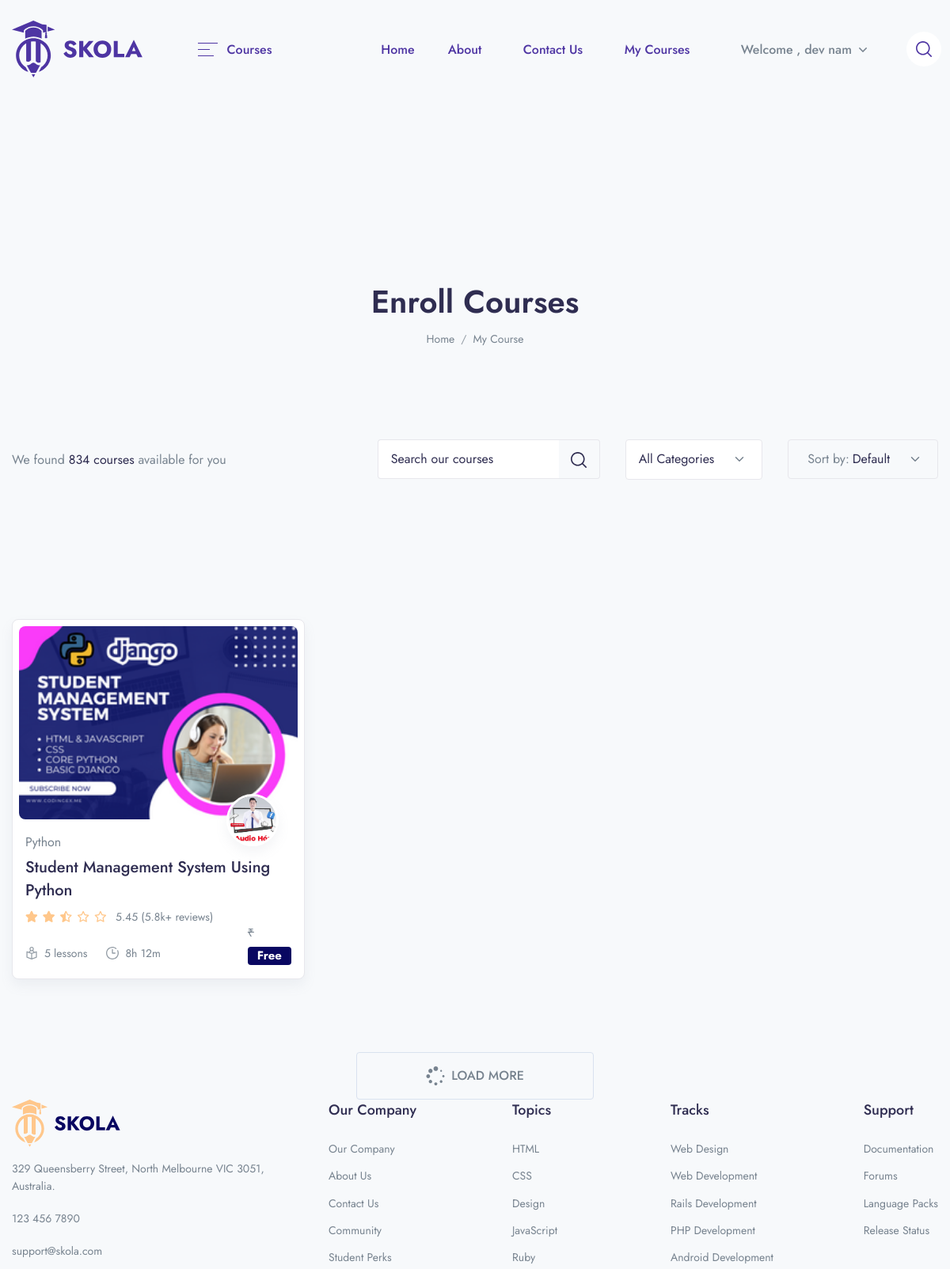
Before: /my-course/ (signed in, upper part) with the older database file.
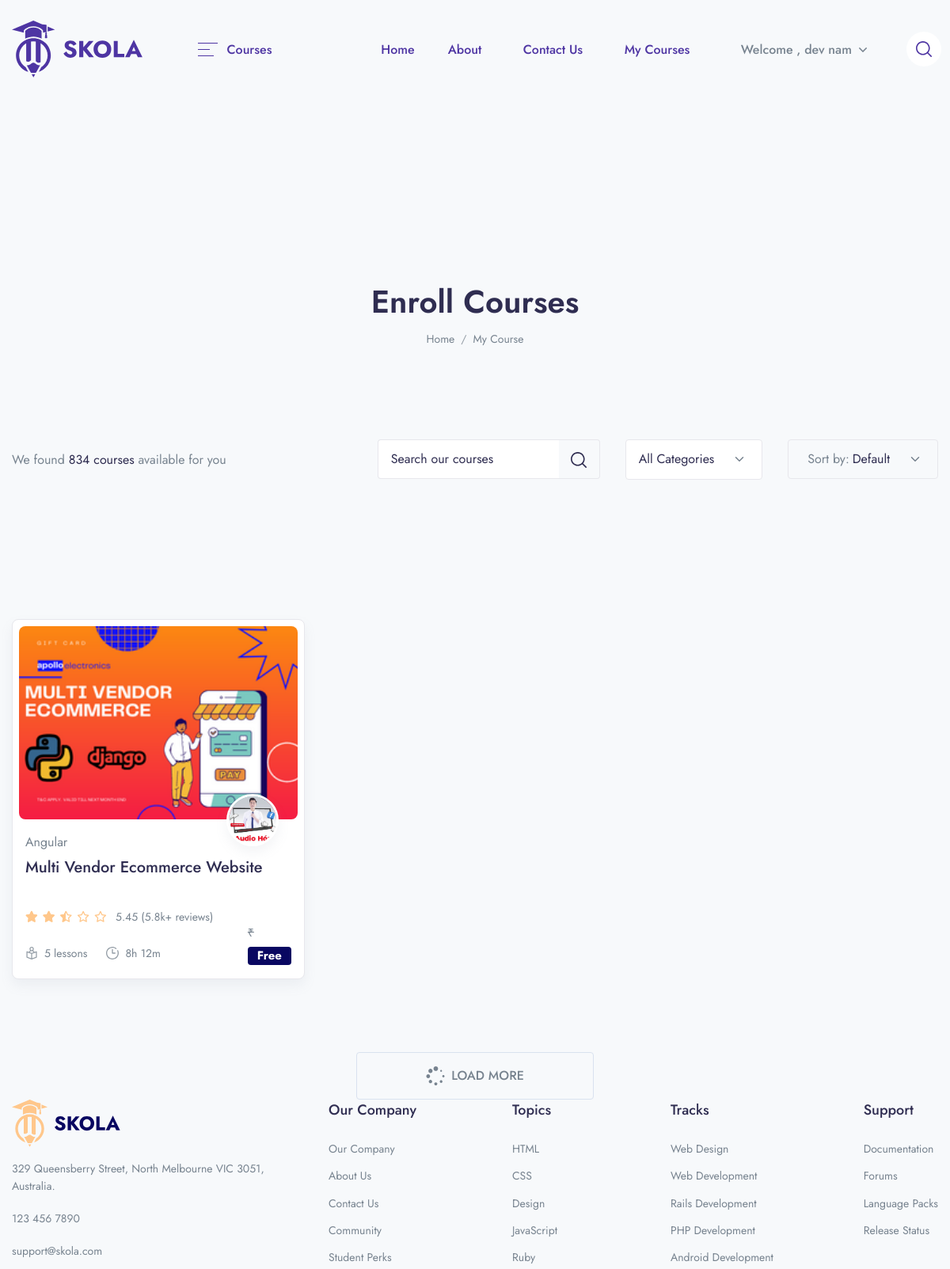
After: the same page with the newer database file.
### app/models.py (models this page shows, shortened)
class UserCource(models.Model):
    user = models.ForeignKey(User,on_delete=models.CASCADE)
    course = models.ForeignKey(Course,on_delete=models.CASCADE)
    paid = models.BooleanField(default=0)
    date = models.DateTimeField(auto_now_add=True)

class Course(models.Model):
    STATUS = (
        ('PUBLISH','PUBLISH'),
        ('DRAFT', 'DRAFT'),
    )
    featured_image = models.ImageField(upload_to="Media/featured_img",null=True)
    featured_video = models.CharField(max_length=300,null=True)
    title = models.CharField(max_length=500)
    created_at = models.DateField(auto_now_add=True)
    author = models.ForeignKey(Author,on_delete=models.CASCADE,null=True)
    category = models.ForeignKey(Categories,on_delete=models.CASCADE)
    level = models.ForeignKey(Level,on_delete=models.CASCADE,null=True)
    description = models.TextField()
    price = models.IntegerField(null=True,default=0)
    discount = models.IntegerField(null=True)
    language = models.ForeignKey(Language,on_delete=models.CASCADE, null=True)
    Deadline = models.CharField(max_length=100,null=True)
    slug = models.SlugField(default='', max_length=500, null=True, blank=True)
    status = models.CharField(choices=STATUS,max_length=100,null=True)
    Certificate = models.CharField(null=True,max_length=100)

class Author(models.Model):
    author_profile = models.ImageField(upload_to="Media/author")
    name = models.CharField(max_length=100, null=True)
    about_author = models.TextField()

class Categories(models.Model):
    icon = models.CharField(max_length=200,null=True)
    name = models.CharField(max_length=200)

### LMS/views.py (the view)
# urls.py: path('my-course/', views.MY_COURSE, name="my_course"),
def MY_COURSE(request):
    course = UserCource.objects.filter(user=request.user)
    context = {
        'course': course,
    }
    return render(request, 'course/my_course.html', context)

### templates/course/my_course.html (shortened to what the changed rows need)
{% extends 'base.html' %}
{% load course_tags %}
{% block content %}
    <header class="py-8 py-md-11" style="background-image: none;">
        <div class="container text-center py-xl-2">
            <h1 class="display-4 fw-semi-bold mb-0">Enroll Courses</h1>
        </div>
    </header>
    <div class="container pb-4 pb-xl-7">
        <div class="row row-cols-md-2 row-cols-xl-3 mb-6 mb-xl-3">
                            {% for i in course %}
                    <div class="col-12 col-md-6 col-xl-4 col-wd-3 pb-4 pb-md-7"
                         style="padding-right:15px;padding-left:15px;">
                        <div class="card border shadow p-2 rounded-lg sk-fade">
                            <div class="card-zoom position-relative">
                                <a href="{{i.get_absolute_url}}" class="card-img sk-thumbnail img-ratio-9 d-block">
                                    <img class="rounded shadow-light-lg" src="/{{i.course.featured_image}}" alt="...">
                                </a>
                            </div>
                            <div class="card-footer px-2 pb-2 mb-1 pt-4 position-relative">
                                <a href="{{i.get_absolute_url}}" class="d-block">
                                    <div class="avatar avatar-xl badge-float position-absolute top-0 right-0 mt-n6 me-5 rounded-circle shadow border border-white border-w-lg">
                                        <img src="/{{i.course.author.author_profile}}" alt="..."
                                             class="avatar-img rounded-circle">
                                    </div>
                                </a>
                                <a href="course-single-v5.html"><span class="mb-1 d-inline-block text-gray-800">{{i.course.category.name}}</span></a>
                                <div class="position-relative">
                                    <a href="{{i.get_absolute_url}}" class="d-block stretched-link"><h4
                                            class="line-clamp-2 h-md-48 h-lg-58 me-md-6 me-lg-10 me-xl-4 mb-2">
                                        {{i.course.title}}</h4></a>
                                    <div class="d-lg-flex align-items-end flex-wrap mb-n1">
                                        <div class="star-rating mb-2 mb-lg-0 me-lg-3">
                                            <div class="rating" style="width:50%;"></div>
                                        </div>
                                        <div class="font-size-sm">
                                            <span>5.45 (5.8k+ reviews)</span>
                                        </div>
                                    </div>
                                    <div class="row mx-n2 align-items-end">
                                        <div class="col px-2">
                                            <ul class="nav mx-n3">
                                                <li class="nav-item px-3">
                                                    <div class="d-flex align-items-center">
                                                        <div class="me-2 d-flex icon-uxs text-secondary">
                                                        </div>
                                                        <div class="font-size-sm">5 lessons</div>
                                                    </div>
                                                </li>
                                                <li class="nav-item px-3">
                                                    <div class="d-flex align-items-center">
                                                        <div class="me-2 d-flex icon-uxs text-secondary">
                                                        </div>
                                                        <div class="font-size-sm">8h 12m</div>
                                                    </div>
                                                </li>
                                            </ul>
                                        </div>
                                          {% if i.course.price == 0 %}
                                     <div class="col-auto px-2 text-right">
                                        <del class="font-size-sm">₹ {{i.price}}</del>
                                        <ins class="h4 mb-0 d-block mb-lg-n1"><a href="#" class="badge badge-primary">Free</a></ins>
                                    </div>
                                    {% else %}
                                    <div class="col-auto px-2 text-right">
                                        <del class="font-size-sm">₹ {{i.course.price}}</del>
                                        <ins class="h4 mb-0 d-block mb-lg-n1">₹ {% discount_calculation i.course.price i.course.discount %}</ins>
                                    </div>
                                    {% endif %}
                                    </div>
                                </div>
                            </div>
                        </div>
                    </div>
                    {% endfor %}
            </div>
        </div>
{% endblock %}

Changed rows visible on the page:
removed UserCource: course.featured_image (picture), course.author.author_profile (picture), course.category.name "Python", course "Student Management System Using Python"
added UserCource: course.featured_image (picture), course.author.author_profile (picture), course.category.name "Angular", course "Multi Vendor Ecommerce Website"
